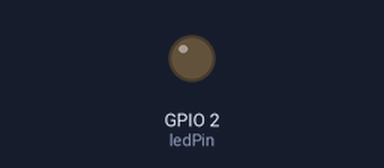
Bench run of a sketch on a simulated ESP32. Parts: output pins drawn as LEDs (lit = HIGH). WiFi joins after 1.5 s; servers stay silent unless stated; what the sketch prints to the serial monitor is not drawn.

Above: at 3.1 s.
Timing chart, 0 to 4.6 s (numbered marks = the images above):
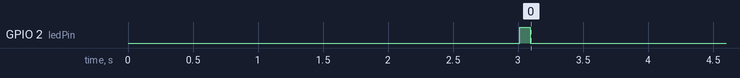

The sketch:

test.esp32Module.ino
```cpp
#define BLYNK_TEMPLATE_ID "TMPL2QOkkkkkxvJ"
#define BLYNK_TEMPLATE_NAME "SENAIPROJECT"
#define BLYNK_AUTH_TOKEN "f7XTX2kkkMRgy2WX_udu0kkkI"

#include <WiFi.h>
#include <WebServer.h>
#include <BlynkSimpleEsp32.h>
#include <regex>

// Define o nome e a senha do acess point.
const char *ssidAP = "ESP32-Access-Point";
const char *passwordAP = "123456789";

// Instancia o servidor para a pagina HTML.
WebServer server(80);
const int ledPin = 2;

const char *htmlForm = R"rawliteral(
<!DOCTYPE html>
<html lang="pt-BR">
<head>
    <meta charset="UTF-8">
    <meta name="viewport" content="width=device-width, initial-scale=1.0">
    <title>Configurar Wi-Fi</title>
    <style>
        body {
            font-family: Arial, sans-serif;
            background-color: #f4f4f4;
            margin: 0;
            padding: 20px;
        }
        h1 {
            color: #339966;
            text-align: center;
        }
        p {
            text-align: center;
        }
        .form-container {
            background: #fff;
            border-radius: 5px;
            box-shadow: 0 0 10px rgba(0,0,0,0.1);
            padding: 20px;
            max-width: 500px;
            margin: 0 auto;
        }
        input[type="text"], input[type="password"] {
            width: calc(100% - 20px);
            padding: 10px;
            margin: 10px 0;
            border: 1px solid #ccc;
            border-radius: 5px;
        }
        input[type="submit"] {
            background-color: #28a745;
            color: white;
            padding: 10px;
            border: none;
            border-radius: 5px;
            cursor: pointer;
            width: 100%;
            font-size: 16px;
        }
        input[type="submit"]:hover {
            background-color: #218838;
        }
        .warning {
            color: #ff0000;
            font-weight: bold;
        }
    </style>
</head>
<body>
    <div class="form-container">
        <h1><em>Configurar Wi-Fi</em></h1>
        <p><em>Configure a rede Wi-Fi na qual a placa irá se conectar</em></p>
        <form action="/submit" method="POST">
            <label for="ssid">SSID:</label>
            <input name="ssid" type="text" id="ssid" required />

            <label for="password">Senha:</label>
            <input name="password" type="password" id="password" required />

            <p class="warning">ATENÇÃO: CERTIFIQUE-SE QUE OS DADOS INSERIDOS ESTÃO CORRETOS ANTES DE CONECTAR.</p>
            <input type="submit" value="Conectar" />
        </form>
    </div>
</body>
</html>
)rawliteral";

// Declaração das funções que serão utilizadas.
void testConnection(const String &ssid, const String &password);
void handleFormSubmit();
void testConnectionWithEmptyPassword();
void testWiFiDisconnection();
void runTests();

void setup() {

  // Inicia a conexão serial e o led que será utilizado como status de conexão da rede.
  // O delay serve para atrasar a entradas das informações no monitor serial.
  Serial.begin(115200);
  delay(1000);
  pinMode(ledPin, OUTPUT);
  digitalWrite(ledPin, LOW);

  // Inicia o acess point.
  WiFi.softAP(ssidAP, passwordAP);
  Serial.println("Acess Point iniciado com sucesso!\n");

  // Configura as rotas do servidor.
  // Quando a rota raiz é acessada com o GET o servidor traz o conteudo armazenado da variavel htmlForm.
  server.on("/", HTTP_GET, []() {
    server.send(200, "text/html", htmlForm);
  });

  // Essa rota de post envia os dados e chamar a função handleFormSubmit para pegar os dados de SSID e PASSWORD e conectar se a rede.
  server.on("/submit", HTTP_POST, handleFormSubmit);

  // Inicia o servidor.
  server.begin();
  Serial.println("Servidor iniciado com sucesso!\n");

  // Chamado da função de testes.
  runTests();
}

void loop() {
  // Mantém o ESP32 verificando se há novas requisições HTTP.
  server.handleClient();
}

// Função chamada após o envio do form para se conectar a rede.
void handleFormSubmit() {
  if (server.arg("ssid") != "" && server.arg("password") != "") {
    String wifiSSID = server.arg("ssid");
    String wifiPassword = server.arg("password");

    // Conecta-se à rede Wi-Fi.
    WiFi.begin(wifiSSID.c_str(), wifiPassword.c_str());
    Serial.println("Conectando a rede Wi-Fi...\n");
    int attempts = 0;
    while (WiFi.status() != WL_CONNECTED && attempts < 10) {
      delay(1000);
      Serial.print(".");
      attempts++;
    }
    if (WiFi.status() == WL_CONNECTED) {
      Serial.println("Conectado à rede Wi-Fi!\n");
      server.send(200, "text/html", "<h1>Conectado!</h1><p>Voce ja pode fechar esta pagina.</p>");
      Blynk.begin(BLYNK_AUTH_TOKEN, wifiSSID.c_str(), wifiPassword.c_str());
    } else {
      Serial.println("Falha na conexao");
      server.send(200, "text/html", "<h1>Falha na conexao!</h1><p>Tente novamente mais tarde.</p>");
    }
  } else {
    server.send(400, "text/html", "<h1>Dados invalidos!</h1>");
  }
}

// Função para testar a conexão com rede WI-FI.
void testConnection(const String &ssid, const String &password) {
  Serial.print("\nTestando a conexão: ");
  Serial.println(ssid);
  WiFi.begin(ssid.c_str(), password.c_str());
  int attempts = 0;
  while (WiFi.status() != WL_CONNECTED && attempts < 10) {
    delay(1000);
    Serial.print(".");
    attempts++;
  }
  if (WiFi.status() == WL_CONNECTED) {
    Serial.println("\nResultado: A conexão foi realizada com sucesso! ✓\n");
    digitalWrite(ledPin, HIGH);
  } else {
    Serial.println("\nResultado: Falha ao tentar se conectar a rede. ✕\n");
    digitalWrite(ledPin, LOW);
  }
}

// Função para validar o comprimento da senha com regex.
bool isValidPassword(const String &password) {
  std::regex regex(".{8,}");
  // A função std::regex espera uma const char então o .c_str() converte a string que é recebida como argumento.
  return std::regex_match(password.c_str(), regex);
}

// Função para medir o tempo de conexão.
void testConnectionPerformance(const String &ssid, const String &password) {
  unsigned long startTime = millis();
  WiFi.begin(ssid.c_str(), password.c_str());
  int attempts = 0;
  while (WiFi.status() != WL_CONNECTED && attempts < 10) {
    delay(1000);
    attempts++;
  }
  unsigned long duration = millis() - startTime;
  Serial.print("Tempo de conexão: ");
  Serial.print(duration);
  Serial.println(" ms");
  if (duration <= 10000) {
    Serial.println("Resultado: Aprovado ✓\n");
  } else {
    Serial.println("Resultado: Reprovado ✕\n");
  }
}

// Função para testar a conexão com a senha vazia.
void testConnectionWithEmptyPassword() {
  String ssid = "::.ServerNet.:: Marmelada";
  String emptyPassword = "";
  WiFi.begin(ssid.c_str(), emptyPassword.c_str());
  int attempts = 0;
  while (WiFi.status() != WL_CONNECTED && attempts < 10) {
    delay(1000);
    Serial.print(".");
    attempts++;
  }
  if (WiFi.status() == WL_CONNECTED) {
    Serial.println("\nResultado: Conexão inesperadamente bem-sucedida! ✕\n");
    digitalWrite(ledPin, HIGH);
  } else {
    Serial.println("\nResultado: Conexão falhou como esperado. ✓\n");
    digitalWrite(ledPin, LOW);
  }
}

// Função para testar a desconexão da rede.
void testWiFiDisconnection() {
  String ssid = "::.ServerNet.:: Marmelada";  // SSID válido
  String password = "@i5428#!x";              // Senha válida
  WiFi.begin(ssid.c_str(), password.c_str());
  int attempts = 0;
  while (WiFi.status() != WL_CONNECTED && attempts < 10) {
    delay(1000);
    Serial.print(".");
    attempts++;
  }
  if (WiFi.status() == WL_CONNECTED) {
    Serial.println("\nConectado a rede. Se desconectando da rede...\n");
    WiFi.disconnect();
    if (WiFi.status() == WL_DISCONNECTED) {
      Serial.println("Resultado: A desconexão foi realizada com sucesso! ✓\n");
      digitalWrite(ledPin, LOW);
    } else {
      Serial.println("Resultado: A desconexão falhou! ✕\n");
    }
  } else {
    Serial.println("Falha ao se conectar, não foi possível realizar o teste de desconexão. ✕\n");
  }
}

// Testes
void runTests() {
  Serial.println("\nIniciando testes...\n");

  // 1 - Teste de conexão com dados válidos
  Serial.println("\n1 - Teste de conexão com dados válidos.");
  testConnection("::.ServerNet.:: Marmelada", "@i5428#!x");  // SSID e senha válidos

  // 2 - Teste de conexão com dados inválidos
  Serial.println("\n2 - Teste de conexão com dados inválidos.");
  testConnection("SSIDErrado", "SenhaErrada");  // SSID e senha inválidos

  // 3 - Teste de conexão em uma segunda rede com dados válidos
  Serial.println("\n3 - Teste de conexão em uma segunda rede com dados válidos.");
  testConnection("OutraRede", "OutraSenha");  // SSID e senha válidos

  // 4 - Teste de senha com o comprimento correto
  Serial.println("\n4 - Teste de senha com o comprimento correto.");
  String testPassword1 = "12345678";
  Serial.print("Resultado: ");
  Serial.println(isValidPassword(testPassword1) ? "Aprovado ✓" : "Reprovado ✕\n");

  // 5 - Teste de senha com o comprimento incorreto
  Serial.println("\n5 - Teste de senha com o comprimento incorreto.");
  String testPassword2 = "1234";
  Serial.print("Resultado: ");
  Serial.println(isValidPassword(testPassword2) ? "Reprovado ✕" : "Aprovado ✓\n");

  // 6 - Teste de desempenho da conexão com dados válidos
  Serial.println("\n6 - Teste de desempenho da conexão com dados válidos.");
  testConnectionPerformance("::.ServerNet.:: Marmelada", "@i5428#!x");

  // 7 - Teste de desempenho da conexão com dados inválidos
  Serial.println("\n7 - Teste de desempenho da conexão com dados inválidos");
  unsigned long startTime = millis();
  testConnectionPerformance("RedeTeste", "NãoSeiASenha");
  unsigned long duration = millis() - startTime;
  Serial.print("Tempo total de tentativa de conexão com dados inválidos: ");
  Serial.print(duration);
  Serial.println(" ms");

  // 8 - Teste de conexão com a senha vazia
  Serial.println("\n8 - Teste de conexão com a senha vazia.");
  testConnectionWithEmptyPassword();

  // 9 - Teste de desconexão
  Serial.println("\n9 - Teste de desconexão.");
  testWiFiDisconnection();

  Serial.println("\nTestes finalizados com sucesso.");
}
```
